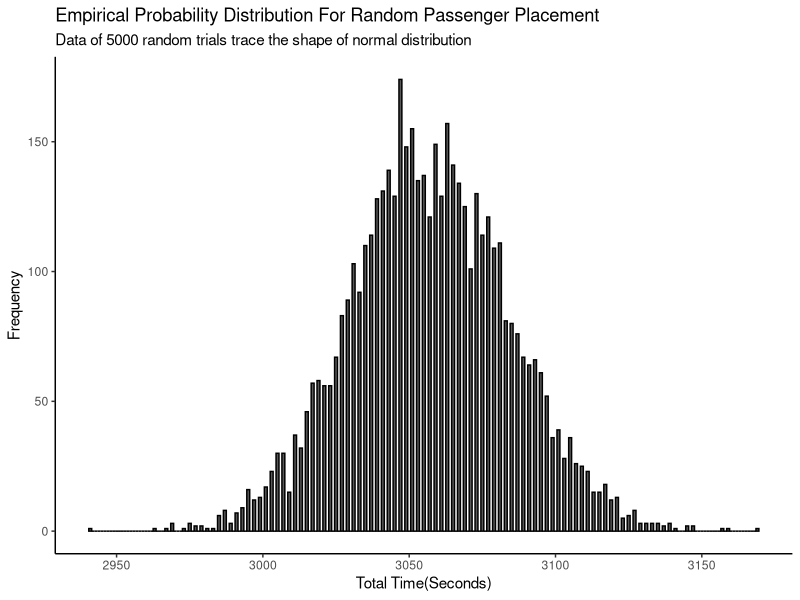
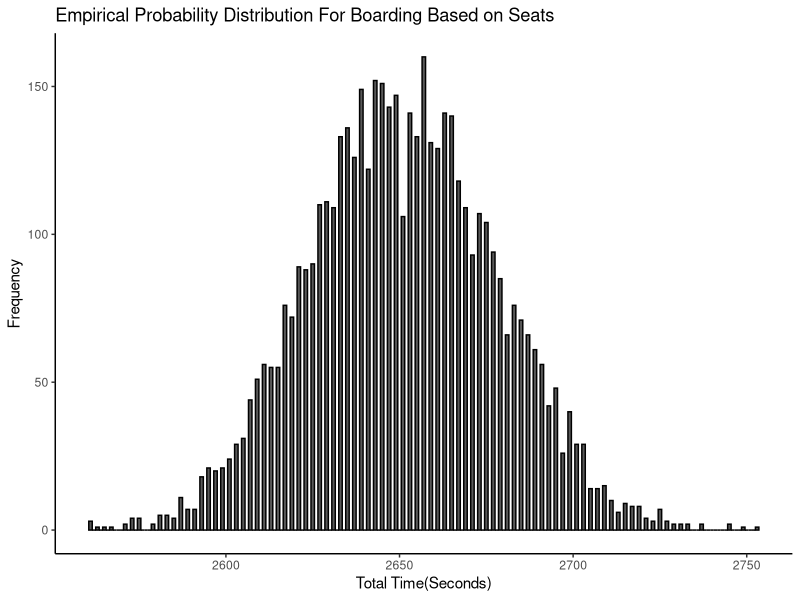

Reproduce these figures in R, in order.
## ---- chunk 1
knitr::opts_chunk$set(echo = TRUE)
library(tidyverse)
## ---- chunk 2
set.seed(1)

time_gate_random_tot <- tibble(walking_speed = sample(x= c(130, 138, 126), size = 192, prob = c(0.35, 0.40, 0.25), replace = TRUE),
       priority = sample(x = c(0,1), size = 192, prob = c(0.95,0.5), replace = TRUE),
       trouble_some = sample(x = c(0,1,2,3,4), size = 192, prob = c(0.70, 0.15, 0.08, 0.05, 0.02), replace = TRUE))%>%
  mutate(queue_check = ifelse(priority == 1,
                               0, 
                               1)) %>%
  mutate(queue_wrong = ifelse(queue_check == 1,
                                ifelse(trouble_some == 0,
                                        sample(x= c(1,0),size = 192, replace = TRUE, prob = c(0, 1)),
                                   ifelse(trouble_some == 1, 
                                       sample(x= c(1,0),size = 192, replace = TRUE, prob = c(0.1, 0.9)),
                                        ifelse(trouble_some == 2,
                                               sample(x= c(1,0),size = 192, replace = TRUE, prob = c(0.3, 0.7)),
                                               ifelse(trouble_some == 3,
                                                       sample(x= c(1,0),size = 192, replace = TRUE, prob =c(0.5,0.5)),
                                                       sample(x= c(1,0),size = 192, replace = TRUE, prob = c(0.7, 0.3))
                                                               )))), 
                               0))%>%
  mutate(gate_time = queue_wrong*trouble_some+5)%>%
  summarise(gate_tot = sum(gate_time)+50)%>%
  pull(gate_tot)





time_gate_seats_tot <- tibble(walking_speed = sample(x= c(130, 138, 126), size = 192, prob = c(0.35, 0.40, 0.25), replace = TRUE),
       priority = sample(x = c(0,1), size = 192, prob = c(0.95,0.5), replace = TRUE),
       trouble_some = sample(x = c(0,1,2,3,4), size = 192, prob = c(0.70, 0.15, 0.08, 0.05, 0.02), replace = TRUE))%>%
  mutate(queue_check = ifelse(priority == 1,
                               0, 
                               1)) %>%
  mutate(queue_wrong = 0)%>%
  mutate(gate_time = queue_wrong*trouble_some+5)%>%
  summarise(gate_tot = sum(gate_time)+5)%>%
  pull(gate_tot)




Walking_time_tot <- tibble(row_seat = 1:33, walking_speed = sample(x= c(2.17, 2.3, 2.1), size = 33, prob = c(0.35, 0.40, 0.25),replace = TRUE), walk_time1 = 1/walking_speed, walk_time_fin = 3*sum(walk_time1))%>%
  summarise(walking_time_fin = sample(walk_time_fin, size =1))%>%
  pull(walking_time_fin)
  

Tsd_tot <- tibble(TS = sample(c(0:4), prob = c(0.55, 0.75, 0.45, 0.35, 0.10),size = 192, replace = TRUE), SS = sample(c(rep(1,64),rep(2,64),rep(3,64)),size =192,replace = TRUE), Tsd = 2*(TS+SS)+10)%>%
  summarise(Tsd)%>%
  pull(Tsd)


T_shuffle_tot <- tibble(row3seats = 1:64,T_shuffle = sample(c(0,4,10,4,12,8),size = 64, prob = c(16.67,16.67,16.67,16.67,16.67,16.67),replace = TRUE))%>%
  summarise(T_shufflefin = sum(T_shuffle))%>%
  pull(T_shufflefin)

B <- tibble(RS = sample(rep(c(1:32),6)), order = sample(1:192, size = 192), RS_O = RS+order, Bp = ceiling(1/RS_O - 1/113))%>%
  summarise(B = sum(Bp))%>%
  pull(B)

time_TOT <- expand.grid(time_tot = sample(x = Tsd_tot, size = B, replace = TRUE))%>%
  summarise(time_tot = Walking_time_tot + sum(time_tot))%>%
  pull(time_tot)


random_simulation <- replicate(
  5000,
  {
    expand.grid(time_tot = sample(x = Tsd_tot, size = B, replace = TRUE))%>%
  summarise(time_tot = Walking_time_tot + sum(time_tot) +T_shuffle_tot+ time_gate_random_tot)%>%
  pull(time_tot)
  }
)

as.data.frame(random_simulation)%>%
  ggplot(aes(x=random_simulation))+
  geom_histogram(aes(y=after_stat(count)), binwidth = 1, 
                   color = "black")+
  labs(title = "Empirical Probability Distribution For Random Passenger Placement",
         subtitle = "Data of 5000 random trials trace the shape of normal distribution",
         x = "Total Time(Seconds)",
         y = "Frequency")  +
    theme_classic()



## ---- chunk 3
#quantile

mean(quantile(random_simulation, c(0.05, 0.95)))
quantile(random_simulation, c(0.05,0.50, 0.95))

## ---- chunk 4

seats_simulation <- replicate(
  5000,
  {
    expand.grid(time_tot = sample(x = Tsd_tot, size = B, replace = TRUE))%>%
  summarise(time_tot = Walking_time_tot + sum(time_tot)+time_gate_random_tot)%>%
  pull(time_tot)
  }
)

as.data.frame(seats_simulation)%>%
  ggplot(aes(x=seats_simulation))+
  geom_histogram(aes(y=after_stat(count)), binwidth = 1, 
                   color = "black")+
  labs(title = "Empirical Probability Distribution For Boarding Based on Seats",
         x = "Total Time(Seconds)",
         y = "Frequency")  +
    theme_classic()

sd(seats_simulation)

## ---- chunk 5
mean(quantile(seats_simulation, c(0.05, 0.95)))
quantile(seats_simulation, c(0.05,0.50, 0.95))
## ---- chunk 6

